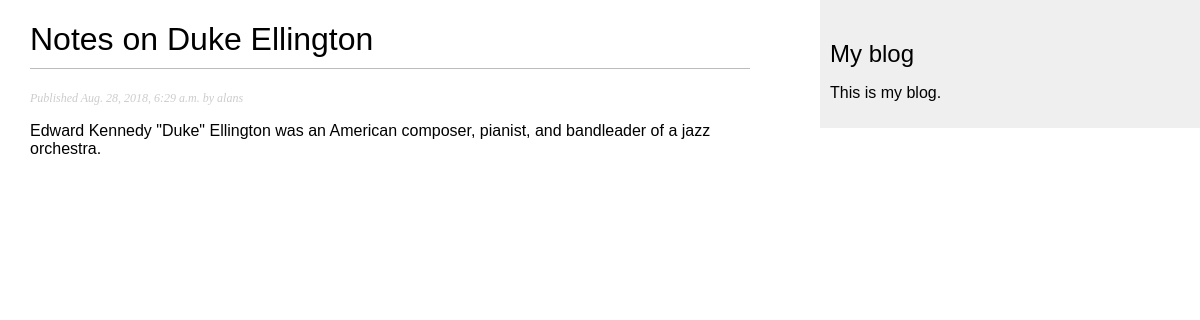
The page /blog/2018/8/28/notes-duke-ellington/ on the database its author committed.
### blog/models.py (models this page shows, shortened)
class Post(models.Model):
    STATUS_CHOICES = (
        ('draft', 'Draft'),
        ('published', 'Published'),
    )
    title = models.CharField(max_length=250)
    slug = models.SlugField(max_length=250, unique_for_date='publish')
    author = models.ForeignKey(User, on_delete=models.CASCADE, related_name='blog_posts')
    body = models.TextField()
    publish = models.DateTimeField(default=timezone.now)
    created = models.DateTimeField(auto_now_add=True)
    updated = models.DateTimeField(auto_now=True)
    status = models.CharField(max_length=10, choices=STATUS_CHOICES, default='draft')
    objects = models.Manager() # The default manager.
    published = PublishedManager() # Our custom manager.
    class Meta:
        ordering = ('-publish',)

### blog/views.py (the view)
def post_detail(request, year, month, day, post):
    post = get_object_or_404(Post,
                            slug=post, status='published',
                            publish__year=year, publish__month=month,
                            publish__day=day)
    return render(request,
                'blog/post/detail.html',
                {'post':post})

### blog/templates/blog/post/detail.html (shortened to what this page needs)
{% extends "blog/base.html" %}
{% block content %}
<h1>{{ post.title }}</h1>
<p class="date">
    Published {{ post.publish }} by {{ post.author }}
</p>
{{ post.body|linebreaks }}
{% endblock %}

### blog/static/css/blog.css (style rules this page uses)
body { margin:0; padding:0; font-family:helvetica, sans-serif; }
h1 { font-weight:normal; border-bottom:1px solid #bbb; padding:0 0 10px 0; }
p.date { color:#ccc; font-family: georgia, serif; font-size: 12px; font-style: italic; }

### rows shown on the page
Post: title "Notes on Duke Ellington", publish "Aug. 28, 2018, 6:29 a.m.", author "alans", body "Edward Kennedy \"Duke\" Ellington was an American composer, pianist, and bandleader of a jazz orchestra."
